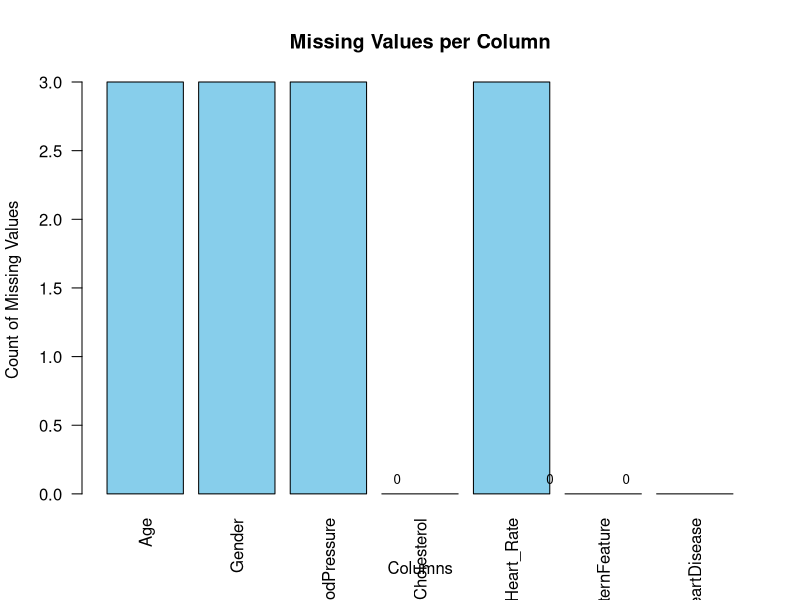

Reproduce this figure in R. (Note: this script raises an error after producing the figure.)
library(readxl)
library(dplyr)
file <- read_excel("Dataset_MIdterm_sectoin(D).xlsx")

summary(file)

missing_value <- colSums(is.na(file))
barplot(missing_value, names.arg = names(missing_value), las = 2, col = "skyblue", main = "Missing Values per Column", ylab = "Count of Missing Values", xlab = "Columns")
summary(file)

text(x = seq_along(missing_value), y = missing_value, labels = missing_value, pos = 3, cex = 0.8)

file$Age <- sapply(file$Age, function(x) { if (!is.na(x) && x < 0) abs(x) else x })
file <- file %>% filter(is.na(Age) | (Age >= 0 & Age <= 120))
file$Age[is.na(file$Age)] <- ceiling(mean(file$Age, na.rm = TRUE))
summary(file)


max_gender <- names(which.max(table(file$Gender)))
file$Gender[is.na(file$Gender)] <- max_gender

file$BloodPressure <- gsub("[^0-9]", "", as.character(file$BloodPressure))
file$BloodPressure <- as.numeric(file$BloodPressure)
file$BloodPressure[is.na(file$BloodPressure)] <- median(file$BloodPressure, na.rm = TRUE)

max_heartRate <- names(which.max(table(file$Heart_Rate)))
file$Heart_Rate[is.na(file$Heart_Rate)] <- max_heartRate

file$Gender <- recode(file$Gender, `0` = "Male", `1` = "Female")
file$Heart_Rate <- recode(file$Heart_Rate, `High` = 1, `Low` = 0)
file$BloodPressure <- (file$BloodPressure - min(file$BloodPressure)) / (max(file$BloodPressure) - min(file$BloodPressure))
file$Age <- (file$Age - min(file$Age)) / (max(file$Age) - min(file$Age))
file <- distinct(file)

file <- file[file$Gender %in% c("Male", "Female"), ]

majority_n <- nrow(filter(file, HeartDisease == 1))

minority_sample <- file %>% filter(HeartDisease == 0) %>% sample_n(majority_n, replace = TRUE)

oversampled_data <- bind_rows(file %>% filter(HeartDisease == 1), minority_sample)
table(oversampled_data$HeartDisease)
table(oversampled_data)
set.seed(123)
index <- sample(1:nrow(oversampled_data), size = 0.8 * nrow(oversampled_data))

train_data <- oversampled_data[index, ]
test_data  <- oversampled_data[-index, ]



age_stats_gender <- file %>% group_by(Gender) %>% summarise(Mean_Age = mean(Age, na.rm = TRUE), Median_Age = median(Age, na.rm = TRUE), Mode_Age = as.numeric(names(sort(table(Age), decreasing = TRUE)[1])))
print(age_stats_gender)

age_stats_by_hr <- file %>% group_by(Heart_Rate) %>% summarise(Mean_Age = mean(Age, na.rm = TRUE), Median_Age = median(Age, na.rm = TRUE), Mode_Age = as.numeric(names(sort(table(Age), decreasing = TRUE)[1])))
print(age_stats_by_hr)

age_spread_gender <- file %>% group_by(Gender) %>% summarise(Min_Age = min(Age, na.rm = TRUE), Max_Age = max(Age, na.rm = TRUE), Range_Age = Max_Age - Min_Age, IQR_Age = IQR(Age, na.rm = TRUE), Variance_Age = var(Age, na.rm = TRUE), SD_Age = sd(Age, na.rm = TRUE))
print(age_spread_gender)

write.csv(file, "Updated-Dataset.csv", row.names = FALSE)

